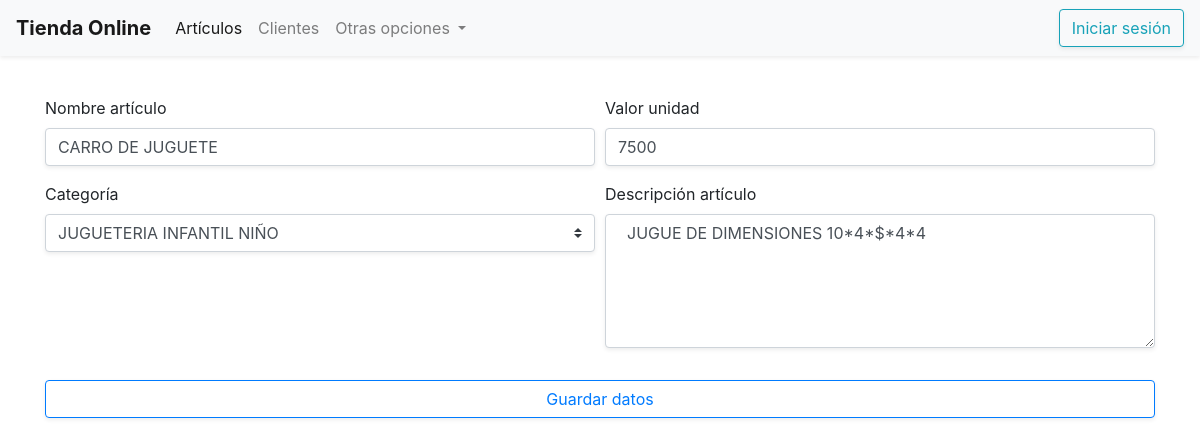
/article/edit?id=1, run on the app's committed database.
### tables this page shows
CREATE TABLE IF NOT EXISTS `article` (
  `id_item` int(11) NOT NULL AUTO_INCREMENT,
  `item_name` varchar(100) NOT NULL,
  `item_description` varchar(500) DEFAULT NULL,
  `item_value` float NOT NULL,
  `id_category` int(11) NOT NULL,
  `creation_date` datetime NOT NULL DEFAULT current_timestamp(),
  `is_active` tinyint(1) NOT NULL DEFAULT 1,
  PRIMARY KEY (`id_item`),
  KEY `id_category` (`id_category`)
);

CREATE TABLE IF NOT EXISTS `category` (
  `id_category` int(11) NOT NULL AUTO_INCREMENT,
  `name_category` varchar(100) NOT NULL,
  `description_category` varchar(500) DEFAULT NULL,
  `creation_date` datetime NOT NULL DEFAULT current_timestamp(),
  `is_active` tinyint(1) NOT NULL DEFAULT 1,
  PRIMARY KEY (`id_category`)
);

### application/controllers/Article.php (called while the page is built, shortened)
<?php
class Article extends CI_Controller
{
        public function edit()
        {
                $id = $_GET['id'];
                $article = $this->ArticleModel->select($id);
                $data = [
                        'categories' => $this->CategoryModel->list(),
                        'article' => $article,
                ];
                $this->load->view('layouts/header');
                $this->load->view('layouts/navbar');
                $this->load->view('update-article', $data);
                $this->load->view('layouts/footer');
        }
}

### index.php (called while the page is built, shortened)
<?php
require_once BASEPATH.'core/CodeIgniter.php';

### application/models/ArticleModel.php (called while the page is built, shortened)
<?php
class ArticleModel extends CI_Model
{
    public function select($id)
    {
        return $this->db->query("SELECT
        a.id_item, a.item_name, a.item_description, a.item_value,
        c.id_category, c.name_category
        FROM article a
        INNER JOIN category c ON a.id_category = c.id_category
        WHERE a.id_item = $id")->result();
    }
}

### application/views/update-article.php (the view, shortened to what this page needs)
<?php
foreach ($article as $data) {
  $itemName = $data->item_name;
  $itemDescription = $data->item_description;
  $itemValue = $data->item_value;
  $idCategory = $data->id_category;
  $nameCategory = $data->name_category;
}
?>
<div class="container">
  <form class="needs-validation" action="<?= base_url('article/save') ?>" method="POST" novalidate>
    <div class="form-row">
      <div class="col-md-6 mb-3">
        <label for="itemName">Nombre artículo</label>
        <input type="text" class="form-control shadow-sm" id="itemName" value="<?= $itemName ?>" required name="itemName">
      </div>
      <div class="col-md-6 mb-3">
        <label for="itemValue">Valor unidad</label>
        <input type="text" class="form-control shadow-sm" id="itemValue" required name="itemValue" value="<?= $itemValue ?>">
      </div>
    </div>
    <div class="form-row">
      <div class="col-md-6 mb-3">
        <label for="idCategory">Categoría</label>
        <select class="custom-select shadow-sm" id="idCategory" required name="idCategory">
          <option selected value="<?= $idCategory ?>"><?= $nameCategory ?></option>
        </select>
      </div>
      <div class="col-md-6 mb-3">
        <label for="itemDescription">Descripción artículo</label>
        <textarea class="form-control shadow-sm" name="itemDescription" id="itemDescription" cols="30" rows="5" required> <?= $itemDescription ?></textarea>
      </div>
    </div>
    <button class="btn btn-outline-primary btn w-100 my-3 shadow-sm" type="submit">Guardar datos</button>
  </form>
</div>

### data on the page
article: itemName "CARRO DE JUGUETE", itemValue "7500", idCategory "JUGUETERIA INFANTIL NIÑO", itemDescription "JUGUE DE DIMENSIONES 10*4*$*4*4"
